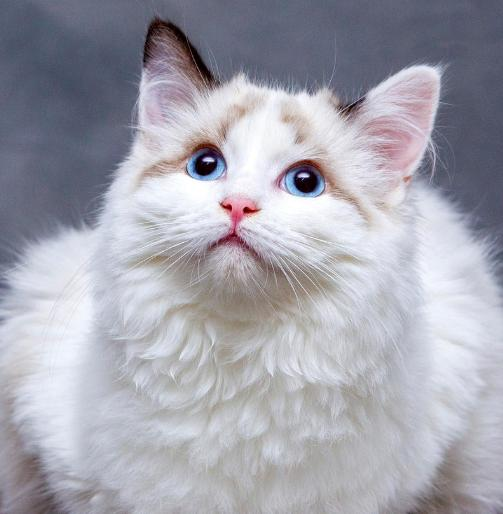
#> input picture cats-8096304_1280.jpg, 503 x 514 px
$ python pixel_transition.py cats-8096304_1280.jpg cats-8096304_1280_pixel.jpg --pixel 12 --interval 6
#> lines starting #> are read from the running program, lines starting #| are printed output that depends on the picture
#!/usr/bin/env python3
# pixel_transition.py
from PIL import Image
from collections import Counter
import argparse

def pixelize(input_path, output_path, pixel_size=10, interval=1):
#> called with input_path = 'cats-8096304_1280.jpg', output_path = 'cats-8096304_1280_pixel.jpg', pixel_size = 12, interval = 6
    img = Image.open(input_path).convert('RGB')
#> img is the input picture: PIL image 503x514 RGB; mean R, G, B 164.1, 163.8, 174.2
    w, h = img.size
#> w = 503; h = 514

    # 1. 统计颜色频率
    colors = []
    for y in range(0, h, interval):
        for x in range(0, w, interval):
            colors.append(img.getpixel((x, y)))
#> after the loop, colors = 7224 items, first 6: (87, 95, 114), (88, 96, 115), (86, 94, 113), (91, 99, 118), (86, 94, 113), (93, 101, 120)
    bg_color = Counter(colors).most_common(1)[0][0]
#> bg_color = (92, 95, 114)

    # 2. 计算输出画布大小
    out_w = (w + interval - 1) // interval
#> out_w = 84
    out_h = (h + interval - 1) // interval
#> out_h = 86
    out_img = Image.new('RGB', (out_w * pixel_size, out_h * pixel_size), bg_color)
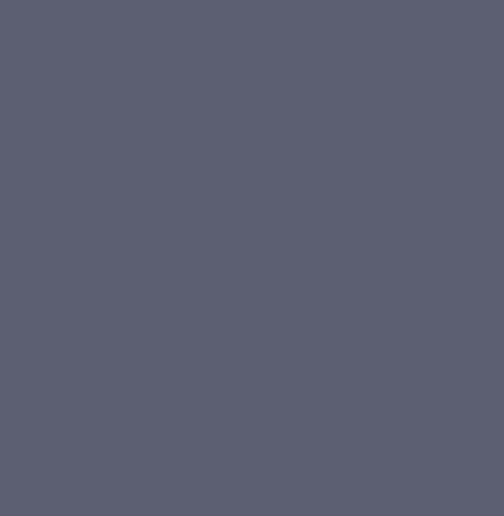
#> out_img: PIL image 1008x1032 RGB (shown at 1/2 size); mean R, G, B 92, 95, 114

    # 3. 绘制非背景色像素块
    for y in range(0, h, interval):
        for x in range(0, w, interval):
            c = img.getpixel((x, y))
            if c != bg_color:
                px = (x // interval) * pixel_size
                py = (y // interval) * pixel_size
                pixel_block = Image.new('RGB', (pixel_size, pixel_size), c)
                out_img.paste(pixel_block, (px, py))
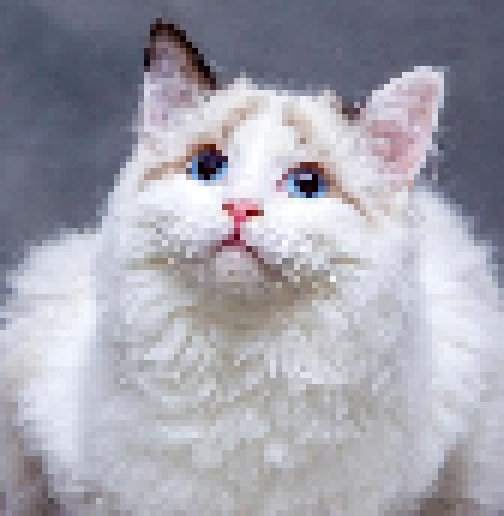
#> out_img: PIL image 1008x1032 RGB (shown at 1/2 size); mean R, G, B 163.8, 163.4, 174

    out_img.save(output_path)
    print(f'Saved: {output_path} | background: #{bg_color[0]:02x}{bg_color[1]:02x}{bg_color[2]:02x}')
#| Saved: cats-8096304_1280_pixel.jpg | background: #5c5f72

if __name__ == '__main__':
    # python pixel_transition.py cats-8096304_1280.jpg cats-8096304_1280_pixel.jpg --pixel 12 --interval 6
    parser = argparse.ArgumentParser(description='Pixel-art transition with color optimization')
    parser.add_argument('input', help='source image')
    parser.add_argument('output', help='destination PNG')
    parser.add_argument('--pixel', type=int, default=10, help='size of each pixel block (px)')
    parser.add_argument('--interval', type=int, default=1, help='sampling interval')
    args = parser.parse_args()

    pixelize(args.input, args.output, args.pixel, args.interval)
